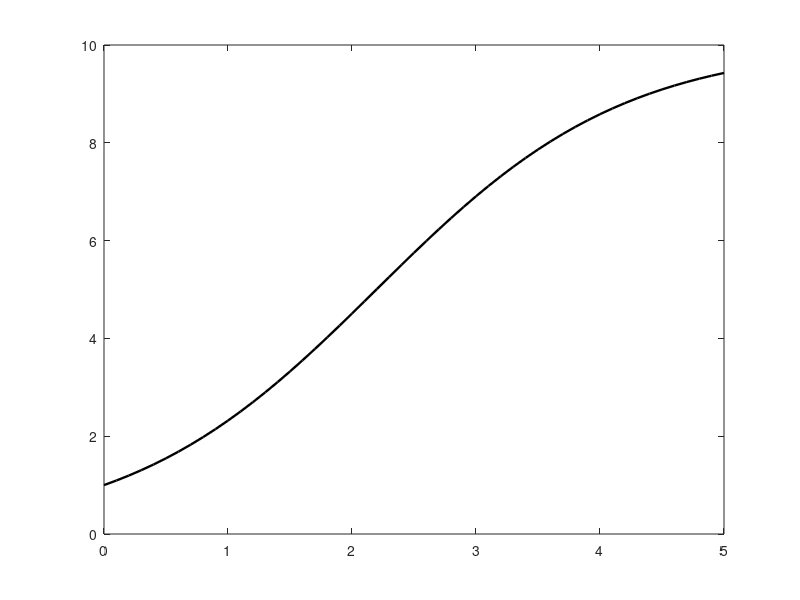
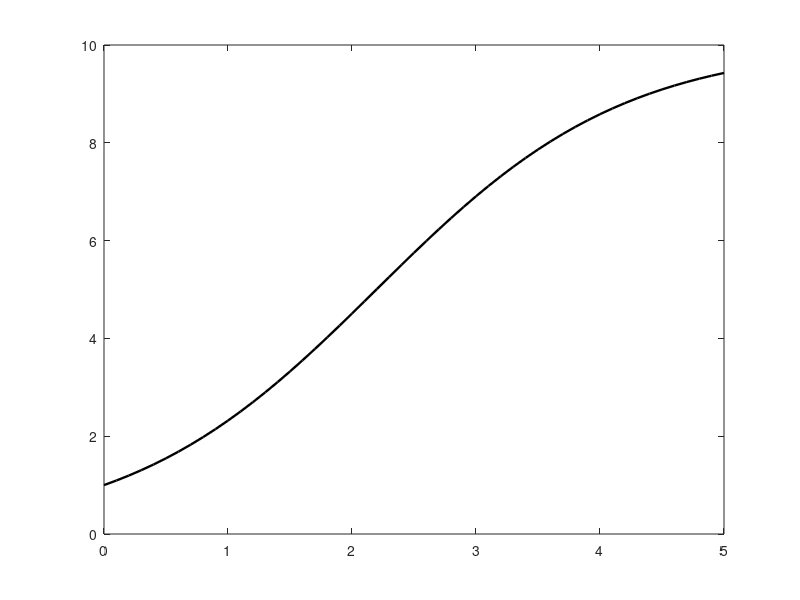
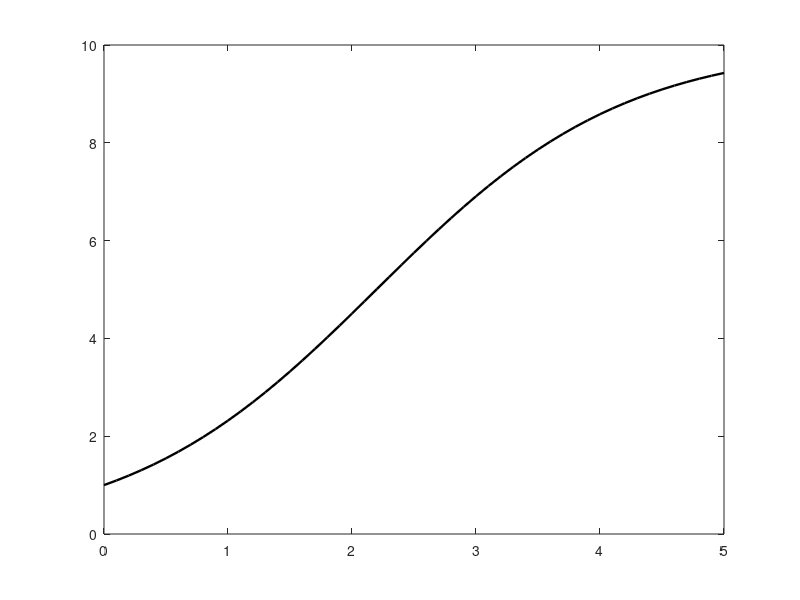

MATLAB code to generate these figures, in order: (Note: this script raises an error after producing the figures.)
% Script
% That does something I need to describe.
% =============================================================================
%   

f = @(t) ( (10)./(1+9*exp(-t)) );   % function definition
fd1 = @(p) ( (1 - p./10) .* p );    % first order derivative definition
f0 = 1;                             % initial value
dt = 0.1;                           % step size
t_end = 5;                          % end time

%--------------------------------------------------------------------------
% Plotting the function p(t)
%--------------------------------------------------------------------------
t = 0 : dt : t_end;
% fig_main = figure;
% plot(t, f(t));
% fig_main = sfigure(fig_main, 'Analytical solution');

%--------------------------------------------------------------------------
% Calculating approximate values and plotting respective graphs
%--------------------------------------------------------------------------
dt = [1  1/2 1/4 1/8];
E = rand(3, 4);

fig_euler = figure;
plot(t, f(t), 'k', 'linewidth', 1.7);
hold on;

fig_heun = figure;
plot(t, f(t), 'k', 'linewidth', 1.7);
hold on;

fig_rk4 = figure;
plot(t, f(t), 'k', 'linewidth', 1.7);
hold on;

color = ['b' 'r' 'g' 'm'];
for n = 1 : size(dt, 2)
    t = 0:dt(n):t_end;
    f_exact = f(t);
        
    f_euler = ode(fd1, f0, dt(n), t_end, 'euler');
    E(1, n) = rms(f_euler, f_exact, dt(n));
    figure(fig_euler);
    plot(t, f_euler, color(n), 'linewidth', 1.7);
    
    f_heun  = ode(fd1, f0, dt(n), t_end, 'heun');
    E(2, n) = rms(f_heun, f_exact, dt(n));
    figure(fig_heun);
    plot(t, f_heun, color(n), 'linewidth', 1.7);
        
    f_rk4 = ode(fd1, f0, dt(n), t_end, 'runge_kutta');  
    E(3, n) = rms(f_rk4, f_exact, dt(n));
    figure(fig_rk4);
    plot(t, f_rk4, color(n), 'linewidth', 1.7);
end

fig_euler = sfigure(fig_euler, 'Eulers method');
legend ('exact', '1', '1/2', '1/4', '1/8');
fig_heun = sfigure(fig_heun, 'Heuns method');
legend ('exact', '1', '1/2', '1/4', '1/8');
fig_rk4 = sfigure(fig_rk4, 'Runge-Kuttas method');
legend ('exact', '1', '1/2', '1/4', '1/8');

%--------------------------------------------------------------------------
% Printing errors
%--------------------------------------------------------------------------
disp('Eulers method: errors of approximation (desc step):');
disp (E(1,:));
disp('Heuns method: errors of approximation (desc step):');
disp (E(2,:));
disp('Runge-Kuttas method: errors of approximation (desc step):');
disp (E(3,:));

disp('Eulers method: error decrease factor (desc step):');
disp(fix(E(1, 1:3) ./ E(1, 2:4)));
disp('Heuns method: error decrease factor (desc step):');
disp(fix(E(2, 1:3) ./ E(2, 2:4)));
disp('Runge-Kuttas method: error decrease factor (desc step):');
disp(fix(E(3, 1:3) ./ E(3, 2:4)));